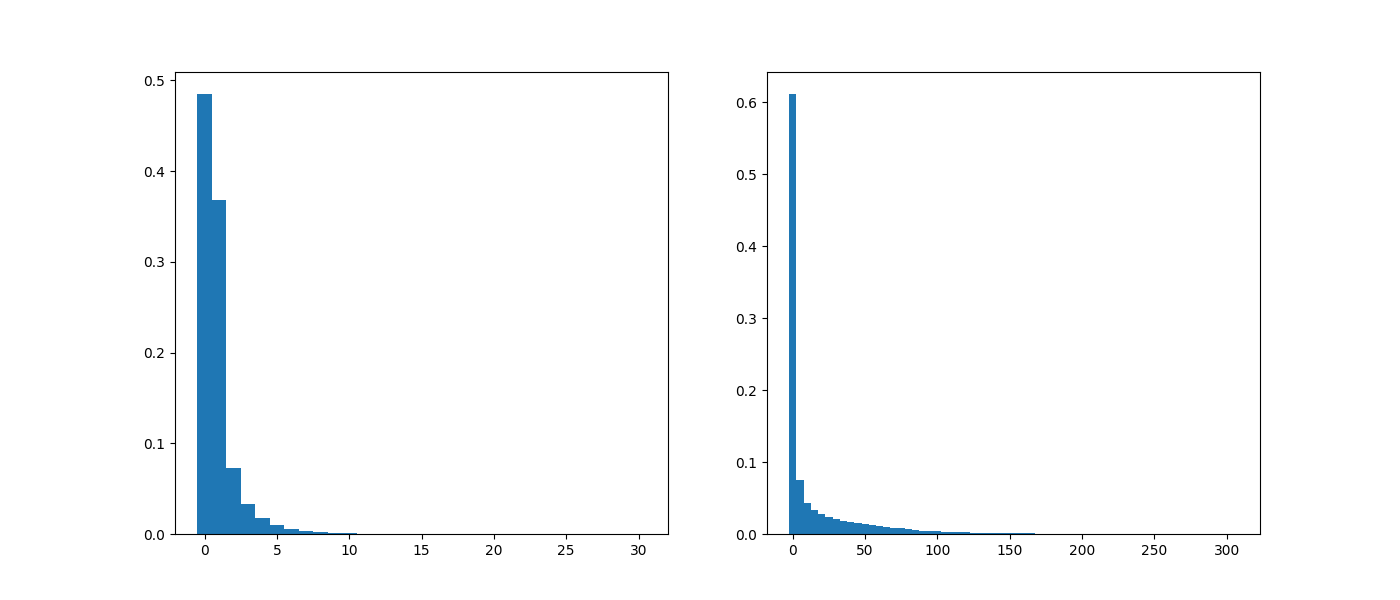

Here is the Python script that generated this plot:
import numpy as np
import pandas as pd
import matplotlib.pyplot as plt

from manager.json_parser import file_to_json

fig, ax = plt.subplots(1, 2, figsize=(14, 6))

stats = file_to_json("run_alpha-1/out_diag_stats.json")["diagram_order"]
grid = np.array(stats["grid"])
hist = np.array(stats["histogram"])
idx = np.where(hist == 0)[0][0]
grid = grid[:idx]
hist = hist[:idx]
print(grid[-1])
ax[0].bar(grid, hist, width=grid[1] - grid[0])
df = pd.DataFrame({"order": grid, "density": hist})
df.to_csv("diagram-order-density-alpha-1.csv", index=False, float_format="%.5f")

stats = file_to_json("run_alpha-5/out_diag_stats.json")["diagram_order"]
grid = np.array(stats["grid"])
hist = np.array(stats["histogram"])
idx = np.where(hist == 0)[0][0]
grid = grid[:idx]
hist = hist[:idx]
print(grid[-1])
ax[1].bar(grid, hist, width=grid[1] - grid[0])
df = pd.DataFrame({"order": grid, "density": hist})
df.to_csv("diagram-order-density-alpha-5.csv", index=False, float_format="%.5f")

fig.savefig("plot.png")
